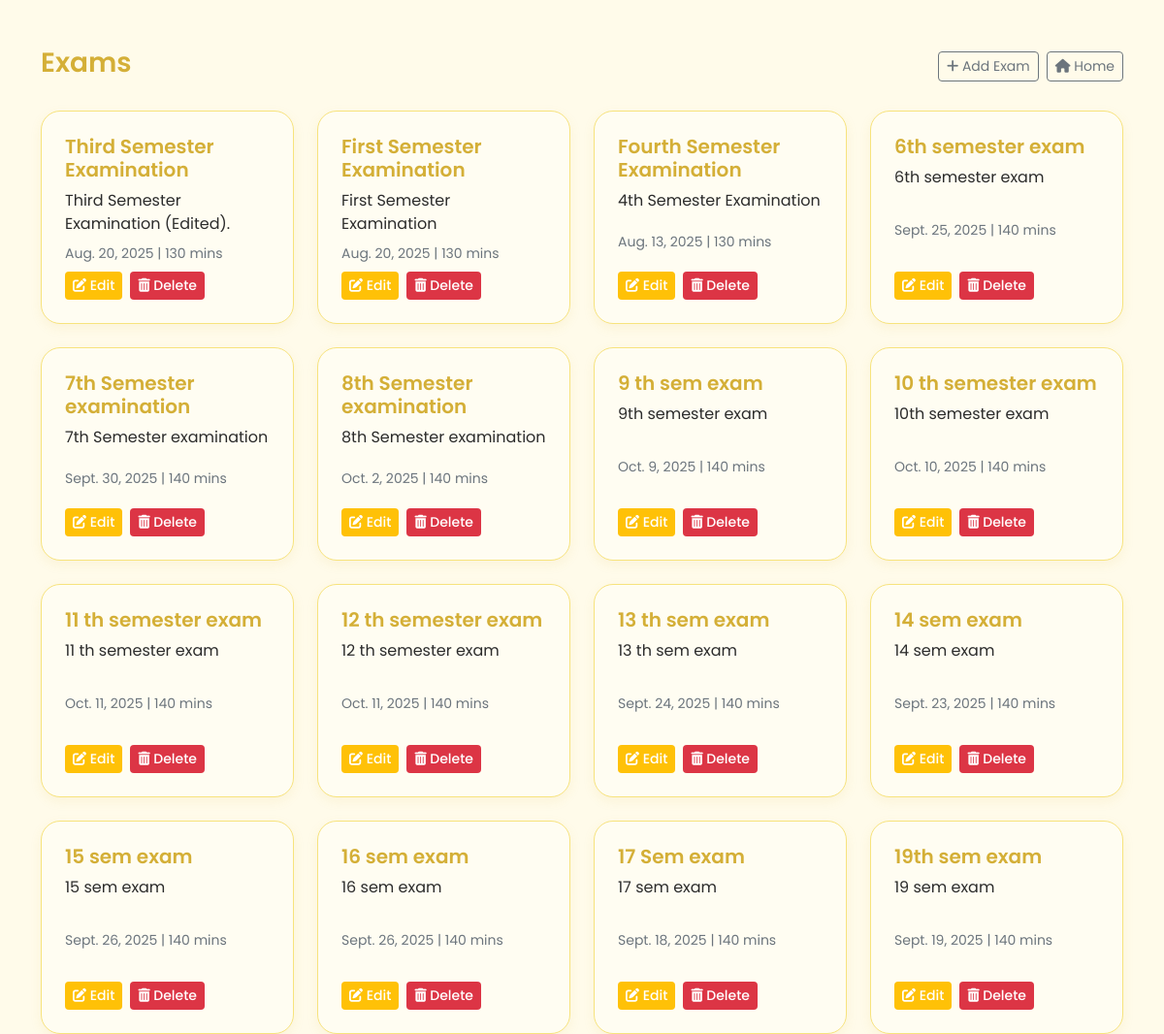
/exams/exams/, run on an earlier commit of the app's database.
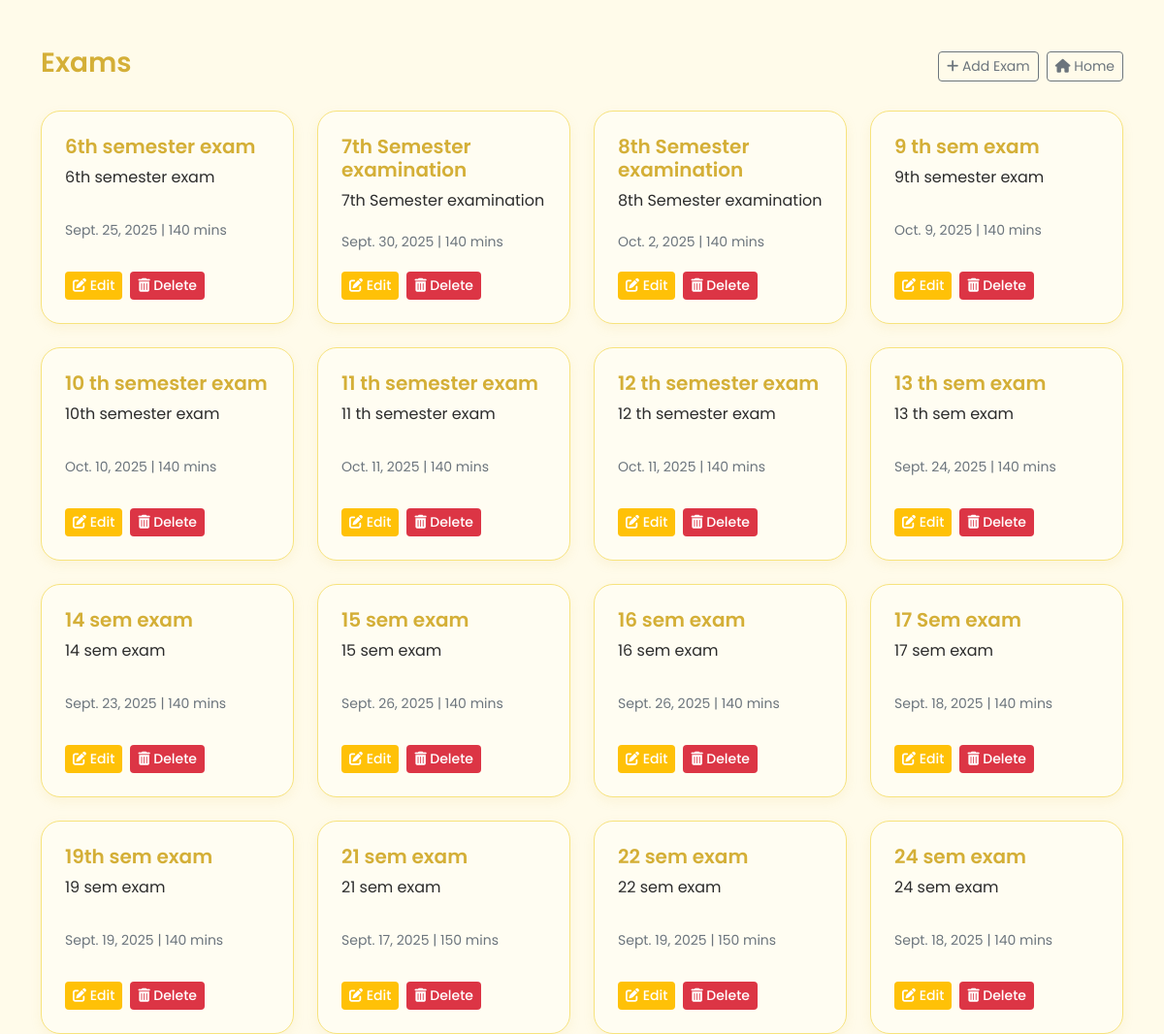
And on a later commit of the database.
### Exam/models.py (models this page shows, shortened)
class Exam(models.Model):
    title = models.CharField(max_length=200)
    description = models.TextField()
    date = models.DateField()
    duration = models.IntegerField()

### Exam/views.py (the view)
# urls.py: path("exams/", ExamListView.as_view(), name="exam-list"),
class ExamListView(APIView):
    template_name = "exam_list.html"
    def get(self, request):
        exams = Exam.objects.all()
        exam_list = []
        for exam in exams:
            accepted_responses = ExamResponse.objects.filter(exam=exam, accepted=True).select_related('student')
            rejected_responses = ExamResponse.objects.filter(exam=exam, accepted=False).select_related('student')
            exam_list.append({
                "exam": exam,
                "accepted_students": [r.student for r in accepted_responses],
                "rejected_students": [r.student for r in rejected_responses],
            })
        return render(request, self.template_name, {"exam_list": exam_list})

### Exam/templates/exam_list.html (shortened to what this page needs)
<!DOCTYPE html>
<html lang="en">
<head>
  <link href="https://cdn.jsdelivr.net/npm/bootstrap@5.3.0/dist/css/bootstrap.min.css" rel="stylesheet">
  <link href="https://cdnjs.cloudflare.com/ajax/libs/font-awesome/6.5.0/css/all.min.css" rel="stylesheet">
</head>
<body>
<div class="container mt-5">
  <div class="d-flex justify-content-between align-items-center mb-4">
    <h3>Exams</h3>
    <div class="d-flex gap-2">
        <a href="{% url 'exam-add' %}" class="btn btn-outline-secondary btn-sm">
            <i class="fas fa-plus"></i> Add Exam
        </a>
        <a href="{% url 'teacher_profile' %}" class="btn btn-outline-secondary btn-sm">
            <i class="fas fa-home"></i> Home
        </a>
    </div>
</div>
  <div class="row g-4">
      {% for item in exam_list %}
          <div class="col-12 col-sm-6 col-md-4 col-lg-3">
              <div class="exam-card d-flex flex-column justify-content-between">
                  <div>
                      <h5>{{ item.exam.title }}</h5>
                      <p class="mb-2">{{ item.exam.description }}</p>
                  </div>
                  <small>{{ item.exam.date }} | {{ item.exam.duration }} mins</small>
                  <div class="mt-2 d-flex gap-2 flex-wrap">
                      <a href="{% url 'exam-edit' item.exam.id %}" class="btn btn-warning btn-sm">
                          <i class="fas fa-edit"></i> Edit
                      </a>
                      <a href="{% url 'exam-delete' item.exam.id %}" class="btn btn-danger btn-sm">
                          <i class="fas fa-trash-alt"></i> Delete
                      </a>
                  </div>
              </div>
          </div>
      {% empty %}
          <p class="text-muted">No exams available.</p>
      {% endfor %}
  </div>
</div>
</body>
</html>

What changed in the data, as far as the page shows it:
removed Exam: exam "Third Semester Examination", exam.description "Third Semester Examination (Edited).", exam "Aug. 20, 2025", exam.duration "130"
removed Exam: exam "First Semester Examination", exam.description "First Semester Examination", exam "Aug. 20, 2025", exam.duration "130"
removed Exam: exam "Fourth Semester Examination", exam.description "4th Semester Examination", exam "Aug. 13, 2025", exam.duration "130"
added Exam: exam "21 sem exam", exam.description "21 sem exam", exam "Sept. 17, 2025", exam.duration "150"
added Exam: exam "22 sem exam", exam.description "22 sem exam", exam "Sept. 19, 2025", exam.duration "150"
added Exam: exam "24 sem exam", exam.description "24 sem exam", exam "Sept. 18, 2025", exam.duration "140"
